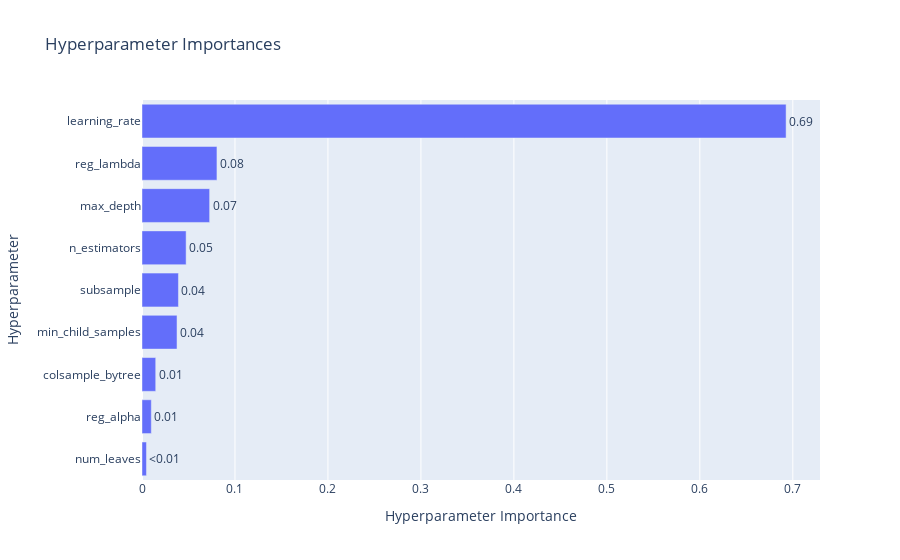

Notebook source saved alongside this figure:
### Code cell
optuna.visualization.plot_param_importances(study)

### Figure 1 — Plotly figure (JSON) as saved in the notebook; plotly's stock layout.template omitted (floating-point values rounded to 4 significant figures)
{"data": [{"cliponaxis": false, "hovertemplate": ["num_leaves (IntDistribution): 0.004793973132162903<extra></extra>", "reg_alpha (FloatDistribution): 0.010008757701778408<extra></extra>", "colsample_bytree (FloatDistribution): 0.014753495695057156<extra></extra>", "min_child_samples (IntDistribution): 0.03766452715125595<extra></extra>", "subsample (FloatDistribution): 0.039188908860321926<extra></extra>", "n_estimators (IntDistribution): 0.04745446496054264<extra></extra>", "max_depth (IntDistribution): 0.0727448244431342<extra></extra>", "reg_lambda (FloatDistribution): 0.08061317087287694<extra></extra>", "learning_rate (FloatDistribution): 0.6927778771828698<extra></extra>"], "name": "Objective Value", "orientation": "h", "text": ["<0.01", "0.01", "0.01", "0.04", "0.04", "0.05", "0.07", "0.08", "0.69"], "textposition": "outside", "type": "bar", "x": [0.004794, 0.01001, 0.01475, 0.03766, 0.03919, 0.04745, 0.07274, 0.08061, 0.6928], "y": ["num_leaves", "reg_alpha", "colsample_bytree", "min_child_samples", "subsample", "n_estimators", "max_depth", "reg_lambda", "learning_rate"]}], "layout": {"title": {"text": "Hyperparameter Importances"}, "xaxis": {"title": {"text": "Hyperparameter Importance"}}, "yaxis": {"title": {"text": "Hyperparameter"}}}}
